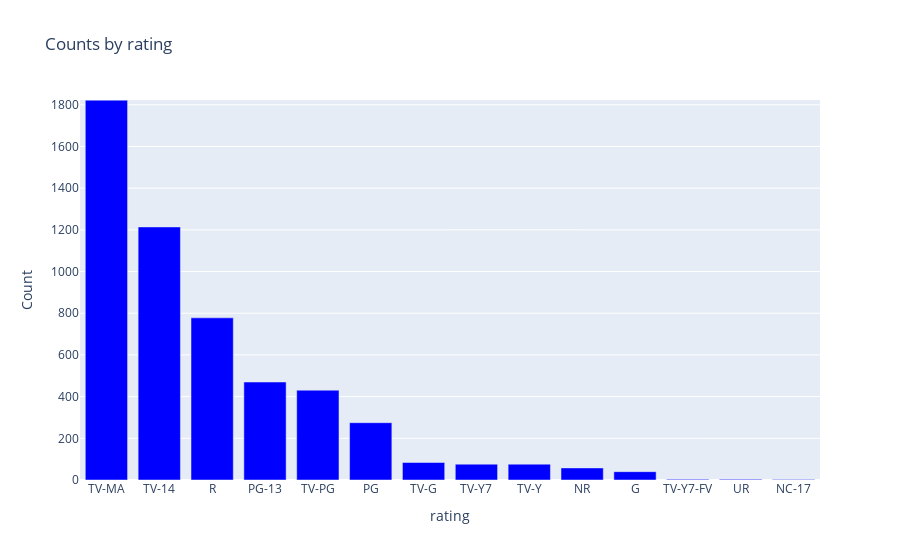

The notebook cell saved with this chart:
### Code cell
type_counts = df['rating'].value_counts().reset_index()
type_counts.columns = ['rating', 'count']

fig2 = pxp.bar(data_frame=type_counts, x='rating', y='count', title='Counts by rating', labels={'rating': 'rating', 'count': 'Count'})


fig2.update_traces(marker_color='blue')  
fig2.update_yaxes(range=[0, type_counts['count'].max() + 1])  

fig2.show()

### Figure 1 — Plotly figure (JSON) as saved in the notebook; plotly's stock layout.template omitted (floating-point values rounded to 4 significant figures)
{"data": [{"alignmentgroup": "True", "hovertemplate": "rating=%{x}<br>Count=%{y}<extra></extra>", "legendgroup": "", "marker": {"color": "blue", "pattern": {"shape": ""}}, "name": "", "offsetgroup": "", "orientation": "v", "showlegend": false, "textposition": "auto", "type": "bar", "x": ["TV-MA", "TV-14", "R", "PG-13", "TV-PG", "PG", "TV-G", "TV-Y7", "TV-Y", "NR", "G", "TV-Y7-FV", "UR", "NC-17"], "xaxis": "x", "y": [1822, 1214, 778, 470, 431, 275, 84, 76, 76, 58, 40, 3, 3, 2], "yaxis": "y"}], "layout": {"barmode": "relative", "legend": {"tracegroupgap": 0}, "title": {"text": "Counts by rating"}, "xaxis": {"anchor": "y", "domain": [0, 1], "title": {"text": "rating"}}, "yaxis": {"anchor": "x", "domain": [0, 1], "range": [0, 1823], "title": {"text": "Count"}}}}
